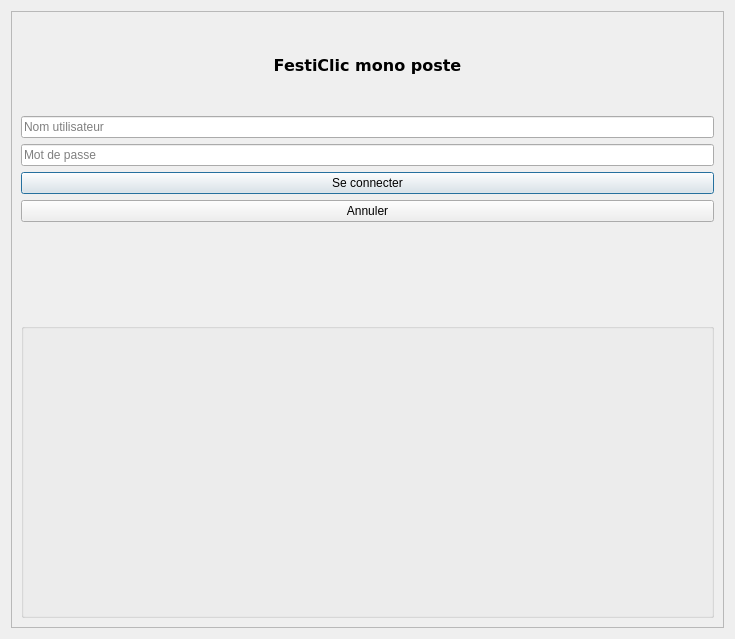
<?xml version="1.0" encoding="UTF-8"?>
<ui version="4.0">
 <class>Login</class>
 <widget class="QDialog" name="Login">
  <property name="geometry">
   <rect>
    <x>0</x>
    <y>0</y>
    <width>735</width>
    <height>639</height>
   </rect>
  </property>
  <property name="windowTitle">
   <string>Dialog</string>
  </property>
  <layout class="QVBoxLayout" name="verticalLayout">
   <item>
    <widget class="QScrollArea" name="scrollArea">
     <property name="widgetResizable">
      <bool>true</bool>
     </property>
     <widget class="QWidget" name="scrollAreaWidgetContents">
      <property name="geometry">
       <rect>
        <x>0</x>
        <y>0</y>
        <width>719</width>
        <height>602</height>
       </rect>
      </property>
      <layout class="QVBoxLayout" name="verticalLayout_8">
       <item>
        <layout class="QVBoxLayout" name="verticalLayout_7">
         <item>
          <layout class="QVBoxLayout" name="verticalLayout_6">
           <item>
            <widget class="QLabel" name="lLabConnexion_3">
             <property name="font">
              <font>
               <family>Verdana</family>
               <pointsize>12</pointsize>
               <weight>75</weight>
               <bold>true</bold>
              </font>
             </property>
             <property name="text">
              <string>FestiClic mono poste</string>
             </property>
             <property name="alignment">
              <set>Qt::AlignCenter</set>
             </property>
             <property name="margin">
              <number>10</number>
             </property>
            </widget>
           </item>
           <item>
            <widget class="QLineEdit" name="lTxtNomUtilisateur_2">
             <property name="placeholderText">
              <string>Nom utilisateur</string>
             </property>
            </widget>
           </item>
           <item>
            <widget class="QLineEdit" name="lTxtMotDePasse_2">
             <property name="echoMode">
              <enum>QLineEdit::Password</enum>
             </property>
             <property name="placeholderText">
              <string>Mot de passe</string>
             </property>
            </widget>
           </item>
           <item>
            <widget class="QPushButton" name="lBtnSeConnecter_2">
             <property name="text">
              <string>Se connecter</string>
             </property>
            </widget>
           </item>
           <item>
            <widget class="QPushButton" name="lBtnAnnuler_2">
             <property name="text">
              <string>Annuler</string>
             </property>
            </widget>
           </item>
           <item>
            <widget class="QLabel" name="lLabConnexion">
             <property name="font">
              <font>
               <family>Verdana</family>
               <pointsize>10</pointsize>
               <weight>75</weight>
               <bold>true</bold>
              </font>
             </property>
             <property name="text">
              <string/>
             </property>
             <property name="alignment">
              <set>Qt::AlignCenter</set>
             </property>
             <property name="margin">
              <number>10</number>
             </property>
            </widget>
           </item>
          </layout>
         </item>
         <item>
          <widget class="QGroupBox" name="groupBox_2">
           <property name="title">
            <string/>
           </property>
           <layout class="QVBoxLayout" name="verticalLayout_5">
            <item>
             <widget class="QLabel" name="lLabelLogo_2">
              <property name="palette">
               <palette>
                <active>
                 <colorrole role="WindowText">
                  <brush brushstyle="SolidPattern">
                   <color alpha="255">
                    <red>0</red>
                    <green>0</green>
                    <blue>0</blue>
                   </color>
                  </brush>
                 </colorrole>
                 <colorrole role="Button">
                  <brush brushstyle="SolidPattern">
                   <color alpha="255">
                    <red>241</red>
                    <green>241</green>
                    <blue>241</blue>
                   </color>
                  </brush>
                 </colorrole>
                 <colorrole role="Light">
                  <brush brushstyle="SolidPattern">
                   <color alpha="255">
                    <red>255</red>
                    <green>255</green>
                    <blue>255</blue>
                   </color>
                  </brush>
                 </colorrole>
                 <colorrole role="Midlight">
                  <brush brushstyle="SolidPattern">
                   <color alpha="255">
                    <red>248</red>
                    <green>248</green>
                    <blue>248</blue>
                   </color>
                  </brush>
                 </colorrole>
                 <colorrole role="Dark">
                  <brush brushstyle="SolidPattern">
                   <color alpha="255">
                    <red>120</red>
                    <green>120</green>
                    <blue>120</blue>
                   </color>
                  </brush>
                 </colorrole>
                 <colorrole role="Mid">
                  <brush brushstyle="SolidPattern">
                   <color alpha="255">
                    <red>161</red>
                    <green>161</green>
                    <blue>161</blue>
                   </color>
                  </brush>
                 </colorrole>
                 <colorrole role="Text">
                  <brush brushstyle="SolidPattern">
                   <color alpha="255">
                    <red>0</red>
                    <green>0</green>
                    <blue>0</blue>
                   </color>
                  </brush>
                 </colorrole>
                 <colorrole role="BrightText">
                  <brush brushstyle="SolidPattern">
                   <color alpha="255">
                    <red>255</red>
                    <green>255</green>
                    <blue>255</blue>
                   </color>
                  </brush>
                 </colorrole>
                 <colorrole role="ButtonText">
                  <brush brushstyle="SolidPattern">
                   <color alpha="255">
                    <red>0</red>
                    <green>0</green>
                    <blue>0</blue>
                   </color>
                  </brush>
                 </colorrole>
                 <colorrole role="Base">
                  <brush brushstyle="SolidPattern">
                   <color alpha="255">
                    <red>255</red>
                    <green>255</green>
                    <blue>255</blue>
                   </color>
                  </brush>
                 </colorrole>
                 <colorrole role="Window">
                  <brush brushstyle="SolidPattern">
                   <color alpha="255">
                    <red>241</red>
                    <green>241</green>
                    <blue>241</blue>
                   </color>
                  </brush>
                 </colorrole>
                 <colorrole role="Shadow">
                  <brush brushstyle="SolidPattern">
                   <color alpha="255">
                    <red>0</red>
                    <green>0</green>
                    <blue>0</blue>
                   </color>
                  </brush>
                 </colorrole>
                 <colorrole role="AlternateBase">
                  <brush brushstyle="SolidPattern">
                   <color alpha="255">
                    <red>248</red>
                    <green>248</green>
                    <blue>248</blue>
                   </color>
                  </brush>
                 </colorrole>
                 <colorrole role="ToolTipBase">
                  <brush brushstyle="SolidPattern">
                   <color alpha="255">
                    <red>255</red>
                    <green>255</green>
                    <blue>220</blue>
                   </color>
                  </brush>
                 </colorrole>
                 <colorrole role="ToolTipText">
                  <brush brushstyle="SolidPattern">
                   <color alpha="255">
                    <red>0</red>
                    <green>0</green>
                    <blue>0</blue>
                   </color>
                  </brush>
                 </colorrole>
                </active>
                <inactive>
                 <colorrole role="WindowText">
                  <brush brushstyle="SolidPattern">
                   <color alpha="255">
                    <red>0</red>
                    <green>0</green>
                    <blue>0</blue>
                   </color>
                  </brush>
                 </colorrole>
                 <colorrole role="Button">
                  <brush brushstyle="SolidPattern">
                   <color alpha="255">
                    <red>241</red>
                    <green>241</green>
                    <blue>241</blue>
                   </color>
                  </brush>
                 </colorrole>
                 <colorrole role="Light">
                  <brush brushstyle="SolidPattern">
                   <color alpha="255">
                    <red>255</red>
                    <green>255</green>
                    <blue>255</blue>
                   </color>
                  </brush>
                 </colorrole>
                 <colorrole role="Midlight">
                  <brush brushstyle="SolidPattern">
                   <color alpha="255">
                    <red>248</red>
                    <green>248</green>
                    <blue>248</blue>
                   </color>
                  </brush>
                 </colorrole>
                 <colorrole role="Dark">
                  <brush brushstyle="SolidPattern">
                   <color alpha="255">
                    <red>120</red>
                    <green>120</green>
                    <blue>120</blue>
                   </color>
                  </brush>
                 </colorrole>
                 <colorrole role="Mid">
                  <brush brushstyle="SolidPattern">
                   <color alpha="255">
                    <red>161</red>
                    <green>161</green>
                    <blue>161</blue>
                   </color>
                  </brush>
                 </colorrole>
                 <colorrole role="Text">
                  <brush brushstyle="SolidPattern">
                   <color alpha="255">
                    <red>0</red>
                    <green>0</green>
                    <blue>0</blue>
                   </color>
                  </brush>
                 </colorrole>
                 <colorrole role="BrightText">
                  <brush brushstyle="SolidPattern">
                   <color alpha="255">
                    <red>255</red>
                    <green>255</green>
                    <blue>255</blue>
                   </color>
                  </brush>
                 </colorrole>
                 <colorrole role="ButtonText">
                  <brush brushstyle="SolidPattern">
                   <color alpha="255">
                    <red>0</red>
                    <green>0</green>
                    <blue>0</blue>
                   </color>
                  </brush>
                 </colorrole>
                 <colorrole role="Base">
                  <brush brushstyle="SolidPattern">
                   <color alpha="255">
                    <red>255</red>
                    <green>255</green>
                    <blue>255</blue>
                   </color>
                  </brush>
                 </colorrole>
                 <colorrole role="Window">
                  <brush brushstyle="SolidPattern">
                   <color alpha="255">
                    <red>241</red>
                    <green>241</green>
                    <blue>241</blue>
                   </color>
                  </brush>
                 </colorrole>
                 <colorrole role="Shadow">
                  <brush brushstyle="SolidPattern">
                   <color alpha="255">
                    <red>0</red>
                    <green>0</green>
                    <blue>0</blue>
                   </color>
                  </brush>
                 </colorrole>
                 <colorrole role="AlternateBase">
                  <brush brushstyle="SolidPattern">
                   <color alpha="255">
                    <red>248</red>
                    <green>248</green>
                    <blue>248</blue>
                   </color>
                  </brush>
                 </colorrole>
                 <colorrole role="ToolTipBase">
                  <brush brushstyle="SolidPattern">
                   <color alpha="255">
                    <red>255</red>
                    <green>255</green>
                    <blue>220</blue>
                   </color>
                  </brush>
                 </colorrole>
                 <colorrole role="ToolTipText">
                  <brush brushstyle="SolidPattern">
                   <color alpha="255">
                    <red>0</red>
                    <green>0</green>
                    <blue>0</blue>
                   </color>
                  </brush>
                 </colorrole>
                </inactive>
                <disabled>
                 <colorrole role="WindowText">
                  <brush brushstyle="SolidPattern">
                   <color alpha="255">
                    <red>120</red>
                    <green>120</green>
                    <blue>120</blue>
                   </color>
                  </brush>
                 </colorrole>
                 <colorrole role="Button">
                  <brush brushstyle="SolidPattern">
                   <color alpha="255">
                    <red>241</red>
                    <green>241</green>
                    <blue>241</blue>
                   </color>
                  </brush>
                 </colorrole>
                 <colorrole role="Light">
                  <brush brushstyle="SolidPattern">
                   <color alpha="255">
                    <red>255</red>
                    <green>255</green>
                    <blue>255</blue>
                   </color>
                  </brush>
                 </colorrole>
                 <colorrole role="Midlight">
                  <brush brushstyle="SolidPattern">
                   <color alpha="255">
                    <red>248</red>
                    <green>248</green>
                    <blue>248</blue>
                   </color>
                  </brush>
                 </colorrole>
                 <colorrole role="Dark">
                  <brush brushstyle="SolidPattern">
                   <color alpha="255">
                    <red>120</red>
                    <green>120</green>
                    <blue>120</blue>
                   </color>
                  </brush>
                 </colorrole>
                 <colorrole role="Mid">
                  <brush brushstyle="SolidPattern">
                   <color alpha="255">
                    <red>161</red>
                    <green>161</green>
                    <blue>161</blue>
                   </color>
                  </brush>
                 </colorrole>
                 <colorrole role="Text">
                  <brush brushstyle="SolidPattern">
                   <color alpha="255">
                    <red>120</red>
                    <green>120</green>
                    <blue>120</blue>
                   </color>
                  </brush>
                 </colorrole>
                 <colorrole role="BrightText">
                  <brush brushstyle="SolidPattern">
                   <color alpha="255">
                    <red>255</red>
                    <green>255</green>
                    <blue>255</blue>
                   </color>
                  </brush>
                 </colorrole>
                 <colorrole role="ButtonText">
                  <brush brushstyle="SolidPattern">
                   <color alpha="255">
                    <red>120</red>
                    <green>120</green>
                    <blue>120</blue>
                   </color>
                  </brush>
                 </colorrole>
                 <colorrole role="Base">
                  <brush brushstyle="SolidPattern">
                   <color alpha="255">
                    <red>241</red>
                    <green>241</green>
                    <blue>241</blue>
                   </color>
                  </brush>
                 </colorrole>
                 <colorrole role="Window">
                  <brush brushstyle="SolidPattern">
                   <color alpha="255">
                    <red>241</red>
                    <green>241</green>
                    <blue>241</blue>
                   </color>
                  </brush>
                 </colorrole>
                 <colorrole role="Shadow">
                  <brush brushstyle="SolidPattern">
                   <color alpha="255">
                    <red>0</red>
                    <green>0</green>
                    <blue>0</blue>
                   </color>
                  </brush>
                 </colorrole>
                 <colorrole role="AlternateBase">
                  <brush brushstyle="SolidPattern">
                   <color alpha="255">
                    <red>241</red>
                    <green>241</green>
                    <blue>241</blue>
                   </color>
                  </brush>
                 </colorrole>
                 <colorrole role="ToolTipBase">
                  <brush brushstyle="SolidPattern">
                   <color alpha="255">
                    <red>255</red>
                    <green>255</green>
                    <blue>220</blue>
                   </color>
                  </brush>
                 </colorrole>
                 <colorrole role="ToolTipText">
                  <brush brushstyle="SolidPattern">
                   <color alpha="255">
                    <red>0</red>
                    <green>0</green>
                    <blue>0</blue>
                   </color>
                  </brush>
                 </colorrole>
                </disabled>
               </palette>
              </property>
              <property name="layoutDirection">
               <enum>Qt::LeftToRight</enum>
              </property>
              <property name="text">
               <string/>
              </property>
              <property name="pixmap">
               <pixmap>../decibulles.jpg</pixmap>
              </property>
             </widget>
            </item>
           </layout>
          </widget>
         </item>
        </layout>
       </item>
      </layout>
     </widget>
    </widget>
   </item>
  </layout>
 </widget>
 <resources/>
 <connections/>
</ui>
